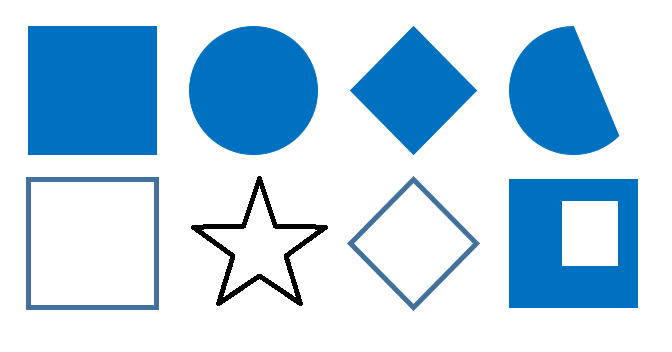
#> input picture ch4/shapes2.png, 672 x 352 px
$ python 4-3contour.py
#> lines starting #> are read from the running program, lines starting #| are printed output that depends on the picture; after the words box and inside, x2 and y2 are one past the last pixel; in counts of white or black regions, pixels touching at a corner belong together
import cv2
import sys

# img=cv2.imread('soccer.jpg')	 # 영상 읽기
# img=cv2.resize(img, dsize=(0, 0), fx=0.5, fy=0.5)

img=cv2.imread('shapes2.png')
#> img is the input picture: shape (352, 672, 3); mean B, G, R 234.4, 213.1, 183.6
if img is None:
    sys.exit('파일을 찾을 수 없습니다.')

img2 = img.copy()   # 똑같은 이미지 copy

gray=cv2.cvtColor(img,cv2.COLOR_BGR2GRAY)
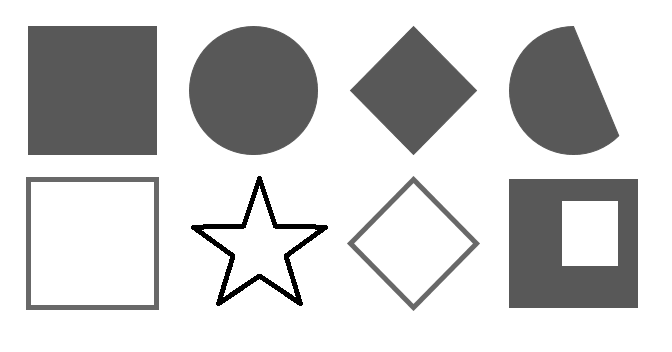
#> gray: shape (352, 672); min 0, max 255, mean 206.8

canny=cv2.Canny(gray,100,200)    # 에지 영상
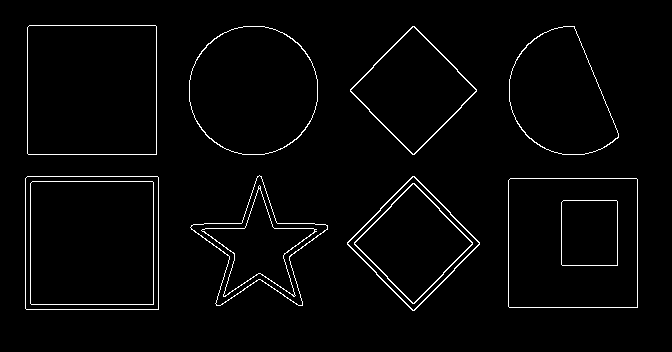
#> canny: shape (352, 672); 2.4% white in thin lines or dots, all inside (x1, y1, x2, y2) = (25, 25, 638, 311)
cv2.imshow('Canny edges',canny)

# list로 하면 모든 윤곽선 다 찾는건데
contours,hierarchy=cv2.findContours(canny,mode=cv2.RETR_LIST,method=cv2.CHAIN_APPROX_NONE)
#> contours = 26 contours, 2 with area under 20; largest, box (x1, y1, x2, y2) and area: (25, 176, 159, 310) 17686, (25, 176, 159, 310) 17686, (508, 178, 638, 308) 16638, (27, 25, 157, 155) 16638, (508, 178, 638, 308) 16638

# RETR_EXTERNAL로 처리하면 내부에 있는 윤곽선은 처리하지 않는다
# 네모 안에 네모는 처리하지 않는다
contour,hierarchy=cv2.findContours(canny,mode=cv2.RETR_EXTERNAL,method=cv2.CHAIN_APPROX_NONE)
#> contour = 8 contours; box (x1, y1, x2, y2) and area: (25, 176, 159, 310) 17686, (508, 178, 638, 308) 16638, (27, 25, 157, 155) 16638, (189, 26, 318, 155) 13082, (509, 26, 619, 155) 9684, (347, 176, 480, 311) 9122, (350, 26, 477, 155) 8364, (190, 175, 328, 306) 6904

print(contours)
#> (printed output is left out)

lcontours=[]
for i in range(len(contours)):
    if contours[i].shape[0]>100:	# 길이가 100보다 크면
        lcontours.append(contours[i])
#> this loop made 26 passes
#> after the loop, lcontours = 24 contours; largest, box (x1, y1, x2, y2) and area: (25, 176, 159, 310) 17686, (25, 176, 159, 310) 17686, (508, 178, 638, 308) 16638, (27, 25, 157, 155) 16638, (508, 178, 638, 308) 16638

cv2.drawContours(img, contours, -1, (255, 255, 0), 2)  # 모든 contour(길이 100이하 포함)
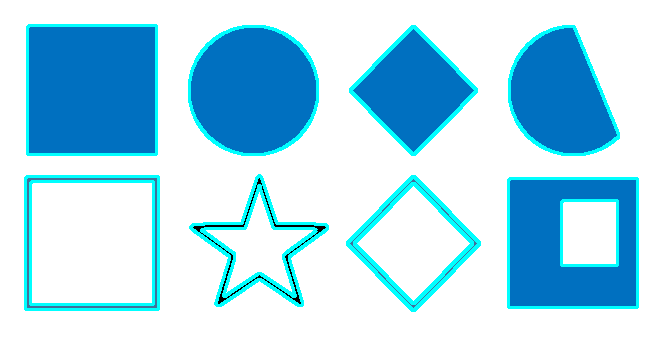
#> img: shape (352, 672, 3); 7.41% of pixels changed, all inside (x1, y1, x2, y2) = (24, 24, 639, 312)
cv2.imshow('Contours - all',img)

cv2.drawContours(img2, lcontours, -1,(255, 0, 255),2)   # 길이 100이상 contour만
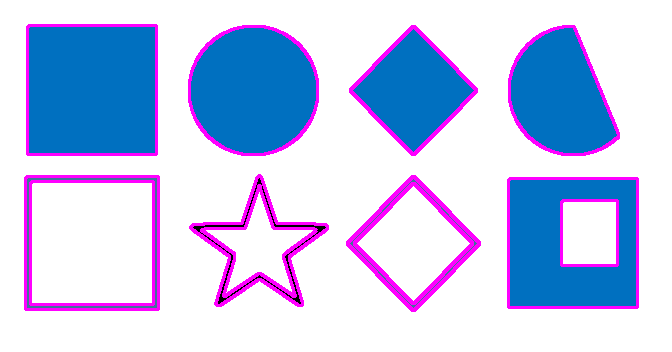
#> img2: shape (352, 672, 3); 7.41% of pixels changed, all inside (x1, y1, x2, y2) = (24, 24, 639, 312)
cv2.imshow('Contours - long',img2)

cv2.waitKey()
cv2.destroyAllWindows()

$ run again, with ch4/check.png copied over ch4/shapes2.png
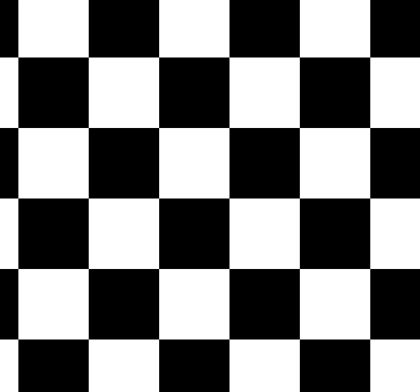
#> input picture ch4/check.png, 420 x 392 px
#> img is the input picture: shape (392, 420, 3); min 0, max 255, mean 127.5
#> `canny=cv2.Canny(gray,100,200)`:
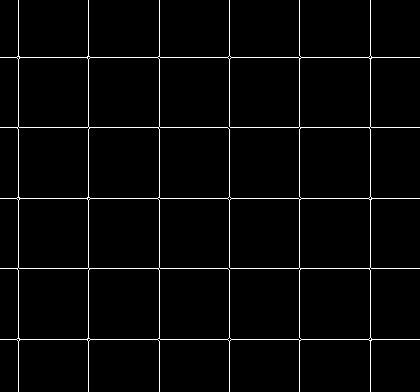
#> canny: shape (392, 420); 2.7% white in thin lines or dots
#> contours = 31 contours, 12 with area under 20; largest, box (x1, y1, x2, y2) and area: (0, 0, 420, 392) 99314, (157, 197, 302, 341) 9878, (157, 56, 302, 200) 9878, (299, 268, 371, 340) 5033, (88, 268, 160, 340) 5033
#> contour = 1 contour; box (x1, y1, x2, y2) and area: (0, 0, 420, 392) 99314
#> (printed output is left out)
#> the loop `for i in range(len(contours)):` made 31 passes
#> after the loop `for i in range(len(contours)):`: lcontours = 19 contours; largest, box (x1, y1, x2, y2) and area: (0, 0, 420, 392) 99314, (157, 197, 302, 341) 9878, (157, 56, 302, 200) 9878, (299, 268, 371, 340) 5033, (88, 268, 160, 340) 5033
#> img: shape (392, 420, 3); 7.99% of pixels changed, all inside (x1, y1, x2, y2) = (0, 0, 420, 392)
#> `cv2.drawContours(img2, lcontours, -1,(255, 0, 255),2)`:
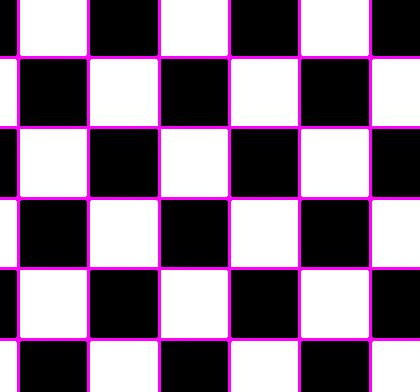
#> img2: shape (392, 420, 3); 7.99% of pixels changed, all inside (x1, y1, x2, y2) = (0, 0, 420, 392)
